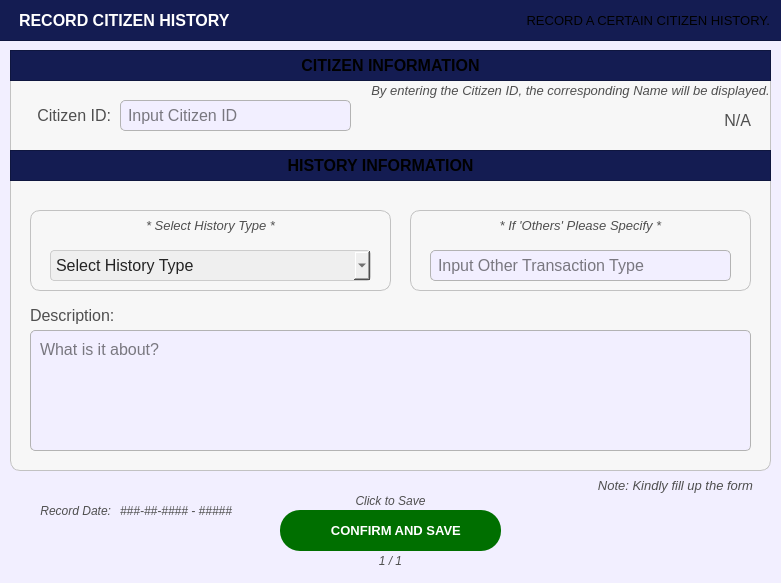
<?xml version="1.0" encoding="UTF-8"?>
<ui version="4.0">
 <class>PopUp_citizenprofileFilterOptions</class>
 <widget class="QDialog" name="PopUp_citizenprofileFilterOptions">
  <property name="geometry">
   <rect>
    <x>0</x>
    <y>0</y>
    <width>781</width>
    <height>583</height>
   </rect>
  </property>
  <property name="sizePolicy">
   <sizepolicy hsizetype="Fixed" vsizetype="Fixed">
    <horstretch>0</horstretch>
    <verstretch>0</verstretch>
   </sizepolicy>
  </property>
  <property name="palette">
   <palette>
    <active>
     <colorrole role="WindowText">
      <brush brushstyle="SolidPattern">
       <color alpha="255">
        <red>255</red>
        <green>255</green>
        <blue>255</blue>
       </color>
      </brush>
     </colorrole>
     <colorrole role="Button">
      <brush brushstyle="SolidPattern">
       <color alpha="255">
        <red>242</red>
        <green>239</green>
        <blue>255</blue>
       </color>
      </brush>
     </colorrole>
     <colorrole role="Light">
      <brush brushstyle="SolidPattern">
       <color alpha="255">
        <red>88</red>
        <green>86</green>
        <blue>150</blue>
       </color>
      </brush>
     </colorrole>
     <colorrole role="Midlight">
      <brush brushstyle="SolidPattern">
       <color alpha="255">
        <red>73</red>
        <green>71</green>
        <blue>125</blue>
       </color>
      </brush>
     </colorrole>
     <colorrole role="Dark">
      <brush brushstyle="SolidPattern">
       <color alpha="255">
        <red>29</red>
        <green>29</green>
        <blue>50</blue>
       </color>
      </brush>
     </colorrole>
     <colorrole role="Mid">
      <brush brushstyle="SolidPattern">
       <color alpha="255">
        <red>39</red>
        <green>38</green>
        <blue>67</blue>
       </color>
      </brush>
     </colorrole>
     <colorrole role="Text">
      <brush brushstyle="SolidPattern">
       <color alpha="255">
        <red>255</red>
        <green>255</green>
        <blue>255</blue>
       </color>
      </brush>
     </colorrole>
     <colorrole role="BrightText">
      <brush brushstyle="SolidPattern">
       <color alpha="255">
        <red>255</red>
        <green>255</green>
        <blue>255</blue>
       </color>
      </brush>
     </colorrole>
     <colorrole role="ButtonText">
      <brush brushstyle="SolidPattern">
       <color alpha="255">
        <red>255</red>
        <green>255</green>
        <blue>255</blue>
       </color>
      </brush>
     </colorrole>
     <colorrole role="Base">
      <brush brushstyle="SolidPattern">
       <color alpha="255">
        <red>242</red>
        <green>239</green>
        <blue>255</blue>
       </color>
      </brush>
     </colorrole>
     <colorrole role="Window">
      <brush brushstyle="SolidPattern">
       <color alpha="255">
        <red>242</red>
        <green>239</green>
        <blue>255</blue>
       </color>
      </brush>
     </colorrole>
     <colorrole role="Shadow">
      <brush brushstyle="SolidPattern">
       <color alpha="255">
        <red>16</red>
        <green>36</green>
        <blue>7</blue>
       </color>
      </brush>
     </colorrole>
     <colorrole role="AlternateBase">
      <brush brushstyle="SolidPattern">
       <color alpha="255">
        <red>29</red>
        <green>28</green>
        <blue>50</blue>
       </color>
      </brush>
     </colorrole>
     <colorrole role="ToolTipBase">
      <brush brushstyle="SolidPattern">
       <color alpha="255">
        <red>255</red>
        <green>255</green>
        <blue>220</blue>
       </color>
      </brush>
     </colorrole>
     <colorrole role="ToolTipText">
      <brush brushstyle="SolidPattern">
       <color alpha="255">
        <red>52</red>
        <green>138</green>
        <blue>46</blue>
       </color>
      </brush>
     </colorrole>
     <colorrole role="PlaceholderText">
      <brush brushstyle="SolidPattern">
       <color alpha="127">
        <red>255</red>
        <green>255</green>
        <blue>255</blue>
       </color>
      </brush>
     </colorrole>
     <colorrole role="Accent">
      <brush brushstyle="SolidPattern">
       <color alpha="255">
        <red>0</red>
        <green>255</green>
        <blue>0</blue>
       </color>
      </brush>
     </colorrole>
    </active>
    <inactive>
     <colorrole role="WindowText">
      <brush brushstyle="SolidPattern">
       <color alpha="255">
        <red>255</red>
        <green>255</green>
        <blue>255</blue>
       </color>
      </brush>
     </colorrole>
     <colorrole role="Button">
      <brush brushstyle="SolidPattern">
       <color alpha="255">
        <red>242</red>
        <green>239</green>
        <blue>255</blue>
       </color>
      </brush>
     </colorrole>
     <colorrole role="Light">
      <brush brushstyle="SolidPattern">
       <color alpha="255">
        <red>88</red>
        <green>86</green>
        <blue>150</blue>
       </color>
      </brush>
     </colorrole>
     <colorrole role="Midlight">
      <brush brushstyle="SolidPattern">
       <color alpha="255">
        <red>73</red>
        <green>71</green>
        <blue>125</blue>
       </color>
      </brush>
     </colorrole>
     <colorrole role="Dark">
      <brush brushstyle="SolidPattern">
       <color alpha="255">
        <red>29</red>
        <green>29</green>
        <blue>50</blue>
       </color>
      </brush>
     </colorrole>
     <colorrole role="Mid">
      <brush brushstyle="SolidPattern">
       <color alpha="255">
        <red>39</red>
        <green>38</green>
        <blue>67</blue>
       </color>
      </brush>
     </colorrole>
     <colorrole role="Text">
      <brush brushstyle="SolidPattern">
       <color alpha="255">
        <red>255</red>
        <green>255</green>
        <blue>255</blue>
       </color>
      </brush>
     </colorrole>
     <colorrole role="BrightText">
      <brush brushstyle="SolidPattern">
       <color alpha="255">
        <red>255</red>
        <green>255</green>
        <blue>255</blue>
       </color>
      </brush>
     </colorrole>
     <colorrole role="ButtonText">
      <brush brushstyle="SolidPattern">
       <color alpha="255">
        <red>255</red>
        <green>255</green>
        <blue>255</blue>
       </color>
      </brush>
     </colorrole>
     <colorrole role="Base">
      <brush brushstyle="SolidPattern">
       <color alpha="255">
        <red>242</red>
        <green>239</green>
        <blue>255</blue>
       </color>
      </brush>
     </colorrole>
     <colorrole role="Window">
      <brush brushstyle="SolidPattern">
       <color alpha="255">
        <red>242</red>
        <green>239</green>
        <blue>255</blue>
       </color>
      </brush>
     </colorrole>
     <colorrole role="Shadow">
      <brush brushstyle="SolidPattern">
       <color alpha="255">
        <red>16</red>
        <green>36</green>
        <blue>7</blue>
       </color>
      </brush>
     </colorrole>
     <colorrole role="AlternateBase">
      <brush brushstyle="SolidPattern">
       <color alpha="255">
        <red>29</red>
        <green>28</green>
        <blue>50</blue>
       </color>
      </brush>
     </colorrole>
     <colorrole role="ToolTipBase">
      <brush brushstyle="SolidPattern">
       <color alpha="255">
        <red>255</red>
        <green>255</green>
        <blue>220</blue>
       </color>
      </brush>
     </colorrole>
     <colorrole role="ToolTipText">
      <brush brushstyle="SolidPattern">
       <color alpha="255">
        <red>52</red>
        <green>138</green>
        <blue>46</blue>
       </color>
      </brush>
     </colorrole>
     <colorrole role="PlaceholderText">
      <brush brushstyle="SolidPattern">
       <color alpha="127">
        <red>255</red>
        <green>255</green>
        <blue>255</blue>
       </color>
      </brush>
     </colorrole>
     <colorrole role="Accent">
      <brush brushstyle="SolidPattern">
       <color alpha="255">
        <red>0</red>
        <green>255</green>
        <blue>0</blue>
       </color>
      </brush>
     </colorrole>
    </inactive>
    <disabled>
     <colorrole role="WindowText">
      <brush brushstyle="SolidPattern">
       <color alpha="255">
        <red>29</red>
        <green>29</green>
        <blue>50</blue>
       </color>
      </brush>
     </colorrole>
     <colorrole role="Button">
      <brush brushstyle="SolidPattern">
       <color alpha="255">
        <red>242</red>
        <green>239</green>
        <blue>255</blue>
       </color>
      </brush>
     </colorrole>
     <colorrole role="Light">
      <brush brushstyle="SolidPattern">
       <color alpha="255">
        <red>88</red>
        <green>86</green>
        <blue>150</blue>
       </color>
      </brush>
     </colorrole>
     <colorrole role="Midlight">
      <brush brushstyle="SolidPattern">
       <color alpha="255">
        <red>73</red>
        <green>71</green>
        <blue>125</blue>
       </color>
      </brush>
     </colorrole>
     <colorrole role="Dark">
      <brush brushstyle="SolidPattern">
       <color alpha="255">
        <red>29</red>
        <green>29</green>
        <blue>50</blue>
       </color>
      </brush>
     </colorrole>
     <colorrole role="Mid">
      <brush brushstyle="SolidPattern">
       <color alpha="255">
        <red>39</red>
        <green>38</green>
        <blue>67</blue>
       </color>
      </brush>
     </colorrole>
     <colorrole role="Text">
      <brush brushstyle="SolidPattern">
       <color alpha="255">
        <red>29</red>
        <green>29</green>
        <blue>50</blue>
       </color>
      </brush>
     </colorrole>
     <colorrole role="BrightText">
      <brush brushstyle="SolidPattern">
       <color alpha="255">
        <red>255</red>
        <green>255</green>
        <blue>255</blue>
       </color>
      </brush>
     </colorrole>
     <colorrole role="ButtonText">
      <brush brushstyle="SolidPattern">
       <color alpha="255">
        <red>29</red>
        <green>29</green>
        <blue>50</blue>
       </color>
      </brush>
     </colorrole>
     <colorrole role="Base">
      <brush brushstyle="SolidPattern">
       <color alpha="255">
        <red>242</red>
        <green>239</green>
        <blue>255</blue>
       </color>
      </brush>
     </colorrole>
     <colorrole role="Window">
      <brush brushstyle="SolidPattern">
       <color alpha="255">
        <red>242</red>
        <green>239</green>
        <blue>255</blue>
       </color>
      </brush>
     </colorrole>
     <colorrole role="Shadow">
      <brush brushstyle="SolidPattern">
       <color alpha="255">
        <red>16</red>
        <green>36</green>
        <blue>7</blue>
       </color>
      </brush>
     </colorrole>
     <colorrole role="AlternateBase">
      <brush brushstyle="SolidPattern">
       <color alpha="255">
        <red>59</red>
        <green>57</green>
        <blue>100</blue>
       </color>
      </brush>
     </colorrole>
     <colorrole role="ToolTipBase">
      <brush brushstyle="SolidPattern">
       <color alpha="255">
        <red>255</red>
        <green>255</green>
        <blue>220</blue>
       </color>
      </brush>
     </colorrole>
     <colorrole role="ToolTipText">
      <brush brushstyle="SolidPattern">
       <color alpha="255">
        <red>52</red>
        <green>138</green>
        <blue>46</blue>
       </color>
      </brush>
     </colorrole>
     <colorrole role="PlaceholderText">
      <brush brushstyle="SolidPattern">
       <color alpha="127">
        <red>29</red>
        <green>29</green>
        <blue>50</blue>
       </color>
      </brush>
     </colorrole>
     <colorrole role="Accent">
      <brush brushstyle="SolidPattern">
       <color alpha="255">
        <red>0</red>
        <green>255</green>
        <blue>0</blue>
       </color>
      </brush>
     </colorrole>
    </disabled>
   </palette>
  </property>
  <property name="cursor">
   <cursorShape>PointingHandCursor</cursorShape>
  </property>
  <property name="windowTitle">
   <string>Dialog</string>
  </property>
  <property name="styleSheet">
   <string notr="true">#PopUp_citizenprofileFilterOptions{
	background-color: #f2efff;
}</string>
  </property>
  <widget class="QFrame" name="basePopUpBodyFrame">
   <property name="geometry">
    <rect>
     <x>10</x>
     <y>50</y>
     <width>761</width>
     <height>421</height>
    </rect>
   </property>
   <property name="styleSheet">
    <string notr="true">#basePopUpBodyFrame {
	background-color: rgb(247, 247, 247);
	border: 1px solid rgb(194, 194, 194);
	border-radius: 10px;
}</string>
   </property>
   <property name="frameShape">
    <enum>QFrame::Shape::StyledPanel</enum>
   </property>
   <property name="frameShadow">
    <enum>QFrame::Shadow::Raised</enum>
   </property>
   <widget class="QFrame" name="basePopUpTitleFrame_3">
    <property name="geometry">
     <rect>
      <x>0</x>
      <y>100</y>
      <width>761</width>
      <height>31</height>
     </rect>
    </property>
    <property name="styleSheet">
     <string notr="true">#basePopUpTitleFrame_3 {
	background-color: #141c52;
}</string>
    </property>
    <property name="frameShape">
     <enum>QFrame::Shape::StyledPanel</enum>
    </property>
    <property name="frameShadow">
     <enum>QFrame::Shadow::Raised</enum>
    </property>
    <widget class="QLabel" name="label_title_3">
     <property name="geometry">
      <rect>
       <x>0</x>
       <y>0</y>
       <width>741</width>
       <height>31</height>
      </rect>
     </property>
     <property name="font">
      <font>
       <family>Arial</family>
       <pointsize>12</pointsize>
       <bold>true</bold>
      </font>
     </property>
     <property name="styleSheet">
      <string notr="true">#label_title{
	background-color:transparent;
	color: rgb(255, 255, 255);
}</string>
     </property>
     <property name="text">
      <string>HISTORY INFORMATION</string>
     </property>
     <property name="alignment">
      <set>Qt::AlignmentFlag::AlignCenter</set>
     </property>
    </widget>
   </widget>
   <widget class="QLineEdit" name="record_citizenIDANDsearch">
    <property name="geometry">
     <rect>
      <x>110</x>
      <y>50</y>
      <width>231</width>
      <height>31</height>
     </rect>
    </property>
    <property name="font">
     <font>
      <family>Arial</family>
      <pointsize>12</pointsize>
     </font>
    </property>
    <property name="styleSheet">
     <string notr="true">#record_citizenIDANDsearch{
	border: 1px solid #b3b3b3;  /* Black border */
    border-radius: 5px;        /* Rounded corners */
    padding: 5px;               /* Inner spacing */
    background-color: #f2efff;  /* Gray background */
    color: #000000; 
}

</string>
    </property>
    <property name="text">
     <string/>
    </property>
    <property name="maxLength">
     <number>50</number>
    </property>
    <property name="placeholderText">
     <string>Input Citizen ID</string>
    </property>
   </widget>
   <widget class="QLabel" name="record_labelcitizenhistory_description">
    <property name="geometry">
     <rect>
      <x>20</x>
      <y>250</y>
      <width>121</width>
      <height>31</height>
     </rect>
    </property>
    <property name="font">
     <font>
      <family>Arial</family>
      <pointsize>12</pointsize>
     </font>
    </property>
    <property name="styleSheet">
     <string notr="true">#record_labelcitizenhistory_description{
	background-color:transparent;
	color:#4f4f4f;
}</string>
    </property>
    <property name="text">
     <string>Description:</string>
    </property>
    <property name="alignment">
     <set>Qt::AlignmentFlag::AlignLeading|Qt::AlignmentFlag::AlignLeft|Qt::AlignmentFlag::AlignVCenter</set>
    </property>
   </widget>
   <widget class="QLabel" name="register_labelBusinessOwnerName">
    <property name="geometry">
     <rect>
      <x>10</x>
      <y>50</y>
      <width>91</width>
      <height>31</height>
     </rect>
    </property>
    <property name="font">
     <font>
      <family>Arial</family>
      <pointsize>12</pointsize>
     </font>
    </property>
    <property name="styleSheet">
     <string notr="true">#register_labelBusinessOwnerName{
	background-color:transparent;
	color:#4f4f4f;
}</string>
    </property>
    <property name="text">
     <string>Citizen ID:</string>
    </property>
    <property name="alignment">
     <set>Qt::AlignmentFlag::AlignRight|Qt::AlignmentFlag::AlignTrailing|Qt::AlignmentFlag::AlignVCenter</set>
    </property>
   </widget>
   <widget class="QLabel" name="display_citizenFullName">
    <property name="geometry">
     <rect>
      <x>380</x>
      <y>50</y>
      <width>361</width>
      <height>41</height>
     </rect>
    </property>
    <property name="font">
     <font>
      <family>Arial</family>
      <pointsize>12</pointsize>
     </font>
    </property>
    <property name="styleSheet">
     <string notr="true">#display_citizenFullName{
	background-color:transparent;
	color:#4f4f4f;
}</string>
    </property>
    <property name="text">
     <string>N/A</string>
    </property>
    <property name="alignment">
     <set>Qt::AlignmentFlag::AlignRight|Qt::AlignmentFlag::AlignTrailing|Qt::AlignmentFlag::AlignVCenter</set>
    </property>
   </widget>
   <widget class="QFrame" name="basePopUpTitleFrame_4">
    <property name="geometry">
     <rect>
      <x>0</x>
      <y>0</y>
      <width>761</width>
      <height>31</height>
     </rect>
    </property>
    <property name="styleSheet">
     <string notr="true">#basePopUpTitleFrame_4 {
	background-color: #141c52;
}</string>
    </property>
    <property name="frameShape">
     <enum>QFrame::Shape::StyledPanel</enum>
    </property>
    <property name="frameShadow">
     <enum>QFrame::Shadow::Raised</enum>
    </property>
    <widget class="QLabel" name="label_title_4">
     <property name="geometry">
      <rect>
       <x>0</x>
       <y>0</y>
       <width>761</width>
       <height>31</height>
      </rect>
     </property>
     <property name="font">
      <font>
       <family>Arial</family>
       <pointsize>12</pointsize>
       <bold>true</bold>
      </font>
     </property>
     <property name="styleSheet">
      <string notr="true">#label_title{
	background-color:transparent;
	color: rgb(255, 255, 255);
}</string>
     </property>
     <property name="text">
      <string>CITIZEN INFORMATION</string>
     </property>
     <property name="alignment">
      <set>Qt::AlignmentFlag::AlignCenter</set>
     </property>
    </widget>
   </widget>
   <widget class="QPlainTextEdit" name="record_citizenhistory_description">
    <property name="geometry">
     <rect>
      <x>20</x>
      <y>280</y>
      <width>721</width>
      <height>121</height>
     </rect>
    </property>
    <property name="font">
     <font>
      <family>Arial</family>
      <pointsize>12</pointsize>
     </font>
    </property>
    <property name="styleSheet">
     <string notr="true">#record_citizenhistory_description{
	border: 1px solid #b3b3b3;  /* Black border */
    border-radius: 5px;        /* Rounded corners */
    padding: 5px;               /* Inner spacing */
    background-color: #f2efff;  /* Gray background */
    color: #000000; 
}

</string>
    </property>
    <property name="placeholderText">
     <string>What is it about?</string>
    </property>
   </widget>
   <widget class="QFrame" name="basePopUpBodyFrame_5">
    <property name="geometry">
     <rect>
      <x>400</x>
      <y>160</y>
      <width>341</width>
      <height>81</height>
     </rect>
    </property>
    <property name="styleSheet">
     <string notr="true">#basePopUpBodyFrame_5 {
	background-color: rgb(247, 247, 247);
	border: 1px solid rgb(194, 194, 194);
	border-radius: 10px;
}</string>
    </property>
    <property name="frameShape">
     <enum>QFrame::Shape::StyledPanel</enum>
    </property>
    <property name="frameShadow">
     <enum>QFrame::Shadow::Raised</enum>
    </property>
    <widget class="QLabel" name="labelNote_4">
     <property name="geometry">
      <rect>
       <x>0</x>
       <y>0</y>
       <width>341</width>
       <height>31</height>
      </rect>
     </property>
     <property name="font">
      <font>
       <family>Arial</family>
       <pointsize>10</pointsize>
       <italic>true</italic>
       <bold>false</bold>
      </font>
     </property>
     <property name="styleSheet">
      <string notr="true">#labelNote_4 {
	background-color: transparent;
	color: #4f4f4f;
}
</string>
     </property>
     <property name="text">
      <string>* If 'Others' Please Specify *</string>
     </property>
     <property name="alignment">
      <set>Qt::AlignmentFlag::AlignCenter</set>
     </property>
    </widget>
    <widget class="QLineEdit" name="record_others_citizenhistory_type">
     <property name="geometry">
      <rect>
       <x>20</x>
       <y>40</y>
       <width>301</width>
       <height>31</height>
      </rect>
     </property>
     <property name="font">
      <font>
       <family>Arial</family>
       <pointsize>12</pointsize>
      </font>
     </property>
     <property name="styleSheet">
      <string notr="true">#record_others_citizenhistory_type{
	border: 1px solid #b3b3b3;  /* Black border */
    border-radius: 5px;        /* Rounded corners */
    padding: 5px;               /* Inner spacing */
    background-color: #f2efff;  /* Gray background */
    color: #000000; 
}

</string>
     </property>
     <property name="text">
      <string/>
     </property>
     <property name="maxLength">
      <number>30</number>
     </property>
     <property name="placeholderText">
      <string>Input Other Transaction Type</string>
     </property>
    </widget>
   </widget>
   <widget class="QFrame" name="basePopUpBodyFrame_6">
    <property name="geometry">
     <rect>
      <x>20</x>
      <y>160</y>
      <width>361</width>
      <height>81</height>
     </rect>
    </property>
    <property name="styleSheet">
     <string notr="true">#basePopUpBodyFrame_6 {
	background-color: rgb(247, 247, 247);
	border: 1px solid rgb(194, 194, 194);
	border-radius: 10px;
}</string>
    </property>
    <property name="frameShape">
     <enum>QFrame::Shape::StyledPanel</enum>
    </property>
    <property name="frameShadow">
     <enum>QFrame::Shadow::Raised</enum>
    </property>
    <widget class="QLabel" name="labelNote_5">
     <property name="geometry">
      <rect>
       <x>0</x>
       <y>0</y>
       <width>361</width>
       <height>31</height>
      </rect>
     </property>
     <property name="font">
      <font>
       <family>Arial</family>
       <pointsize>10</pointsize>
       <italic>true</italic>
       <bold>false</bold>
      </font>
     </property>
     <property name="styleSheet">
      <string notr="true">#labelNote_5 {
	background-color: transparent;
	color: #4f4f4f;
}
</string>
     </property>
     <property name="text">
      <string>* Select History Type *</string>
     </property>
     <property name="alignment">
      <set>Qt::AlignmentFlag::AlignCenter</set>
     </property>
    </widget>
    <widget class="QComboBox" name="record_comboBox_citizenhistory_type">
     <property name="geometry">
      <rect>
       <x>20</x>
       <y>40</y>
       <width>321</width>
       <height>31</height>
      </rect>
     </property>
     <property name="font">
      <font>
       <family>Arial</family>
       <pointsize>12</pointsize>
      </font>
     </property>
     <property name="styleSheet">
      <string notr="true">#record_comboBox_citizenhistory_type{
	background-color: rgb(239, 239, 239); /* Correct property name */
    color: #242424; /* Set text color to black for better contrast */
    border: 1px solid #ccc; /* Optional: Add a light border */
    padding: 5px; /* Optional: Add some padding */
    border-radius: 4px; /* Optional: Rounded corners */
}</string>
     </property>
     <property name="placeholderText">
      <string>Select History Type</string>
     </property>
     <property name="duplicatesEnabled">
      <bool>false</bool>
     </property>
     <item>
      <property name="text">
       <string>Complaint</string>
      </property>
     </item>
     <item>
      <property name="text">
       <string>Warrant</string>
      </property>
     </item>
     <item>
      <property name="text">
       <string>Blotter</string>
      </property>
     </item>
     <item>
      <property name="text">
       <string>Others</string>
      </property>
     </item>
    </widget>
   </widget>
   <widget class="QLabel" name="labelNote_2">
    <property name="geometry">
     <rect>
      <x>360</x>
      <y>30</y>
      <width>401</width>
      <height>21</height>
     </rect>
    </property>
    <property name="font">
     <font>
      <family>Arial</family>
      <pointsize>10</pointsize>
      <italic>true</italic>
      <bold>false</bold>
     </font>
    </property>
    <property name="styleSheet">
     <string notr="true">#labelNote_2 {
	background-color: transparent;
	color: #4f4f4f;
}
</string>
    </property>
    <property name="text">
     <string>By entering the Citizen ID, the corresponding Name will be displayed.</string>
    </property>
    <property name="alignment">
     <set>Qt::AlignmentFlag::AlignCenter</set>
    </property>
   </widget>
  </widget>
  <widget class="QFrame" name="basePopUpTitleFrame">
   <property name="geometry">
    <rect>
     <x>-1</x>
     <y>-10</y>
     <width>791</width>
     <height>51</height>
    </rect>
   </property>
   <property name="styleSheet">
    <string notr="true">#basePopUpTitleFrame {
	background-color: #141c52;
}</string>
   </property>
   <property name="frameShape">
    <enum>QFrame::Shape::StyledPanel</enum>
   </property>
   <property name="frameShadow">
    <enum>QFrame::Shadow::Raised</enum>
   </property>
   <widget class="QLabel" name="label_titleFilterOptions">
    <property name="geometry">
     <rect>
      <x>20</x>
      <y>10</y>
      <width>251</width>
      <height>41</height>
     </rect>
    </property>
    <property name="font">
     <font>
      <family>Arial</family>
      <pointsize>12</pointsize>
      <bold>true</bold>
     </font>
    </property>
    <property name="styleSheet">
     <string notr="true">#label_titleFilterOptions {
	background-color: transparent;
	color: #FFFFFF;
}
</string>
    </property>
    <property name="text">
     <string>RECORD CITIZEN HISTORY</string>
    </property>
    <property name="alignment">
     <set>Qt::AlignmentFlag::AlignLeading|Qt::AlignmentFlag::AlignLeft|Qt::AlignmentFlag::AlignVCenter</set>
    </property>
   </widget>
   <widget class="QLabel" name="filteroptions_label">
    <property name="geometry">
     <rect>
      <x>420</x>
      <y>10</y>
      <width>351</width>
      <height>41</height>
     </rect>
    </property>
    <property name="font">
     <font>
      <family>Arial</family>
      <pointsize>10</pointsize>
      <bold>false</bold>
     </font>
    </property>
    <property name="styleSheet">
     <string notr="true">#filteroptions_label {
	background-color: transparent;
	color: #white;
}
</string>
    </property>
    <property name="text">
     <string>RECORD A CERTAIN CITIZEN HISTORY.</string>
    </property>
    <property name="alignment">
     <set>Qt::AlignmentFlag::AlignRight|Qt::AlignmentFlag::AlignTrailing|Qt::AlignmentFlag::AlignVCenter</set>
    </property>
   </widget>
  </widget>
  <widget class="QLabel" name="interviewer_dateofvisit">
   <property name="geometry">
    <rect>
     <x>120</x>
     <y>500</y>
     <width>171</width>
     <height>21</height>
    </rect>
   </property>
   <property name="font">
    <font>
     <family>Arial</family>
     <pointsize>9</pointsize>
     <italic>true</italic>
     <bold>false</bold>
    </font>
   </property>
   <property name="styleSheet">
    <string notr="true">#interviewer_dateofvisit {
	background-color: transparent;
	color: #4f4f4f;
}
</string>
   </property>
   <property name="text">
    <string>###-##-#### - #####</string>
   </property>
   <property name="alignment">
    <set>Qt::AlignmentFlag::AlignLeading|Qt::AlignmentFlag::AlignLeft|Qt::AlignmentFlag::AlignVCenter</set>
   </property>
  </widget>
  <widget class="QLabel" name="DateofVisit">
   <property name="geometry">
    <rect>
     <x>30</x>
     <y>500</y>
     <width>81</width>
     <height>21</height>
    </rect>
   </property>
   <property name="font">
    <font>
     <family>Arial</family>
     <pointsize>9</pointsize>
     <italic>true</italic>
     <bold>false</bold>
    </font>
   </property>
   <property name="styleSheet">
    <string notr="true">#DateofVisit {
	background-color: transparent;
	color: #4f4f4f;
}
</string>
   </property>
   <property name="text">
    <string>Record Date:</string>
   </property>
   <property name="alignment">
    <set>Qt::AlignmentFlag::AlignRight|Qt::AlignmentFlag::AlignTrailing|Qt::AlignmentFlag::AlignVCenter</set>
   </property>
  </widget>
  <widget class="QLabel" name="progress">
   <property name="geometry">
    <rect>
     <x>280</x>
     <y>550</y>
     <width>221</width>
     <height>21</height>
    </rect>
   </property>
   <property name="font">
    <font>
     <family>Arial</family>
     <pointsize>9</pointsize>
     <italic>true</italic>
     <bold>false</bold>
    </font>
   </property>
   <property name="styleSheet">
    <string notr="true">#progress {
	background-color: transparent;
	color: #4f4f4f;
}
</string>
   </property>
   <property name="text">
    <string>1 / 1</string>
   </property>
   <property name="alignment">
    <set>Qt::AlignmentFlag::AlignCenter</set>
   </property>
  </widget>
  <widget class="QPushButton" name="record_buttonConfirmCitizenHistory_SaveForm">
   <property name="geometry">
    <rect>
     <x>280</x>
     <y>510</y>
     <width>221</width>
     <height>41</height>
    </rect>
   </property>
   <property name="font">
    <font>
     <family>Arial</family>
     <pointsize>10</pointsize>
     <bold>true</bold>
    </font>
   </property>
   <property name="cursor">
    <cursorShape>PointingHandCursor</cursorShape>
   </property>
   <property name="styleSheet">
    <string notr="true">#record_buttonConfirmCitizenHistory_SaveForm {
    background-color: #006f00;
    color: white;
    border-radius: 20px;
    padding: 10px; /* Optional: Adjusts spacing inside the button */
}
#record_buttonConfirmCitizenHistory_SaveForm:hover {
    background-color: #00a600; /* Slightly lighter blue when hovered */
}
#record_buttonConfirmCitizenHistory_SaveForm:pressed {
    background-color: #005d00; /* Darker blue when clicked */
}</string>
   </property>
   <property name="text">
    <string>   CONFIRM AND SAVE</string>
   </property>
   <property name="icon">
    <iconset>
     <normaloff>../../../Assets/FuncIcons/icon_confirm.svg</normaloff>../../../Assets/FuncIcons/icon_confirm.svg</iconset>
   </property>
   <property name="iconSize">
    <size>
     <width>30</width>
     <height>30</height>
    </size>
   </property>
  </widget>
  <widget class="QLabel" name="notenote">
   <property name="geometry">
    <rect>
     <x>0</x>
     <y>490</y>
     <width>781</width>
     <height>21</height>
    </rect>
   </property>
   <property name="font">
    <font>
     <family>Arial</family>
     <pointsize>9</pointsize>
     <italic>true</italic>
     <bold>false</bold>
    </font>
   </property>
   <property name="styleSheet">
    <string notr="true">#notenote {
	background-color: transparent;
	color: #4f4f4f;
}
</string>
   </property>
   <property name="text">
    <string>Click to Save</string>
   </property>
   <property name="alignment">
    <set>Qt::AlignmentFlag::AlignCenter</set>
   </property>
  </widget>
  <widget class="QLabel" name="labelNote">
   <property name="geometry">
    <rect>
     <x>580</x>
     <y>470</y>
     <width>191</width>
     <height>31</height>
    </rect>
   </property>
   <property name="font">
    <font>
     <family>Arial</family>
     <pointsize>10</pointsize>
     <italic>true</italic>
     <bold>false</bold>
    </font>
   </property>
   <property name="styleSheet">
    <string notr="true">#labelNote {
	background-color: transparent;
	color: #4f4f4f;
}
</string>
   </property>
   <property name="text">
    <string>Note: Kindly fill up the form</string>
   </property>
   <property name="alignment">
    <set>Qt::AlignmentFlag::AlignCenter</set>
   </property>
  </widget>
 </widget>
 <resources/>
 <connections/>
</ui>
